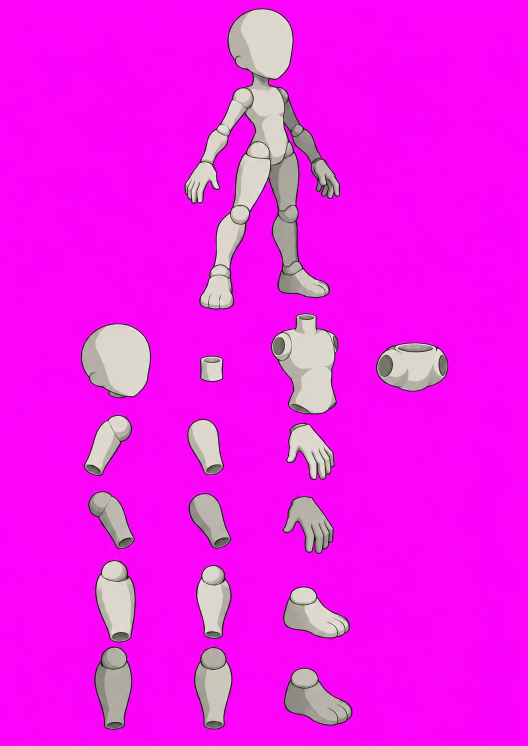
#> input picture frontend/scripts/modelos/base/dragonbones/fonte/frente.png, 1055 x 1491 px (shown at 1/2 size); its folder holds 2 pictures in this run
$ python boneco_db.py
#> lines starting #> are read from the running program, lines starting #| are printed output that depends on the picture; after the words box and inside, x2 and y2 are one past the last pixel; in counts of white or black regions, pixels touching at a corner belong together
"""
Boneco base do DragonBones a partir das folhas geradas (fundo magenta):
scripts/modelos/base/dragonbones/fonte/{frente,costas}.png.

    python3 scripts/sprites/boneco_db.py

Recorta as peças, acha as juntas (bola de cima = encaixe no pai; buraco de
baixo = onde o filho encaixa), monta o esqueleto em pé e grava
base_ske.json + base_tex.json + base_tex.png (DragonBones 5.5) e pecas/.
Além das peças do corpo, cria slots vazios para roupa, cabelo, rosto e arma:
é só pôr a imagem neles que ela segue o osso.
"""
import json, os
import cv2, numpy as np
from scipy import ndimage

RAIZ = os.path.abspath(os.path.join(os.path.dirname(__file__), '..', '..'))
PASTA = os.path.join(RAIZ, 'scripts', 'modelos', 'base', 'dragonbones')

# peça -> centro aproximado (x, y) na folha
PECAS = {
    'frente': {
        'cabeca': (232, 720), 'pescoco': (423, 738), 'tronco': (609, 728), 'quadril': (824, 734),
        'braco_perto': (216, 891), 'antebraco_perto': (411, 894), 'mao_perto': (621, 903),
        'braco_longe': (223, 1040), 'antebraco_longe': (420, 1042), 'mao_longe': (616, 1050),
        'coxa_perto': (231, 1203), 'canela_perto': (428, 1204), 'pe_perto': (633, 1225),
        'coxa_longe': (226, 1376), 'canela_longe': (426, 1377), 'pe_longe': (636, 1393),
    },
    'costas': {
        'cabeca': (236, 710), 'pescoco': (417, 725), 'tronco': (596, 726), 'quadril': (808, 724),
        'braco_perto': (228, 870), 'braco_longe': (412, 870), 'mao_perto': (598, 892),
        'antebraco_perto': (241, 1011), 'antebraco_longe': (425, 1008), 'mao_longe': (608, 1038),
        'coxa_perto': (231, 1175), 'coxa_longe': (421, 1175), 'pe_perto': (616, 1204),
        'canela_perto': (216, 1386), 'canela_longe': (424, 1386), 'pe_longe': (629, 1403),
    },
}


def alfa(img):
    b, g, r = (img[..., k].astype(int) for k in range(3))
    s = ~((r - g > 90) & (b - g > 90))
    rosa = (r - g > 30) & (b - g > 30)
    borda = s & ~ndimage.binary_erosion(s)
    s &= ~(borda & rosa)
    return s


def recortar(vista):
    img = cv2.imread(os.path.join(PASTA, 'fonte', f'{vista}.png'))
    s = alfa(img)
    lab, _ = ndimage.label(ndimage.binary_opening(s))
    out = {}
    for nome, (x, y) in PECAS[vista].items():
        k = lab[y, x]
        if k == 0:  # centro caiu num buraco: pega o rótulo mais comum em volta
            v = lab[y - 15:y + 15, x - 15:x + 15].ravel()
            k = np.bincount(v[v > 0]).argmax()
        m = ndimage.binary_fill_holes(lab == k) & s | (lab == k)
        ys, xs = np.nonzero(m)
        f = (slice(ys.min(), ys.max() + 1), slice(xs.min(), xs.max() + 1))
        rgba = np.dstack([img[f], np.where(m[f], 255, 0).astype(np.uint8)])
        if nome.startswith('canela') and vista == 'costas':
            # nas costas a canela veio grudada no pé: corta no tornozelo (linha mais fina)
            a = rgba[..., 3] > 0
            larg = a.sum(1)
            h = len(larg)
            corte = int(h * 0.55) + int(np.argmin(larg[int(h * 0.55):int(h * 0.85)]))
            rgba = rgba[:corte + 4]
        out[nome] = rgba
    return out


def cinza(r):
    return r[..., :3].mean(2)


def buracos(r, lim=125):
    """buracos (encaixes escuros) da peça: [(área, (x, y))]"""
    d = (r[..., 3] > 0) & (cinza(r) < lim)
    d = ndimage.binary_opening(d, iterations=2)
    lab, k = ndimage.label(d)
    out = []
    for i in range(1, k + 1):
        cy, cx = ndimage.center_of_mass(lab == i)
        out.append((int((lab == i).sum()), (cx, cy)))
    return sorted(out, reverse=True)


def centro_faixa(r, de, ate):
    """centro (x, y) dos pixels da peça entre as frações de altura de..ate"""
    a = r[..., 3] > 0
    h = a.shape[0]
    ys, xs = np.nonzero(a[int(h * de):max(int(h * ate), int(h * de) + 1)])
    return float(xs.mean()), float(ys.mean() + int(h * de))


def endireitar(r):
    """gira o membro para ficar em pé (eixo principal na vertical)"""
    ys, xs = np.nonzero(r[..., 3] > 0)
    c = np.cov(np.vstack([xs, ys]))
    w, v = np.linalg.eigh(c)
    ex, ey = v[:, 1]
    if ey < 0: ex, ey = -ex, -ey
    ang = np.degrees(np.arctan2(ex, ey))  # inclinação em relação à vertical
    h, l = r.shape[:2]
    d = int(np.hypot(h, l)) + 4
    M = cv2.getRotationMatrix2D((l / 2, h / 2), -ang, 1)
    M[0, 2] += (d - l) / 2; M[1, 2] += (d - h) / 2
    g = cv2.warpAffine(r, M, (d, d), flags=cv2.INTER_CUBIC, borderValue=(0, 0, 0, 0))
    ys, xs = np.nonzero(g[..., 3] > 20)
    return g[ys.min():ys.max() + 1, xs.min():xs.max() + 1]


def juntas(nome, r):
    """pontos (x, y) na imagem: 'em' = onde a peça encaixa no pai; os outros = onde os filhos encaixam"""
    a = r[..., 3] > 0
    h, l = a.shape
    if nome == 'quadril':
        bs = buracos(r)
        esq = [p for _, p in bs if p[0] < l * 0.4]
        dir_ = [p for _, p in bs if p[0] > l * 0.6]
        return {'em': (l / 2, h / 2), 'cintura': centro_faixa(r, 0, 0.18),
                'quadril_perto': esq[0] if esq else (l * 0.18, h * 0.5),
                'quadril_longe': dir_[0] if dir_ else (l * 0.82, h * 0.5)}
    if nome == 'tronco':
        bs = buracos(r)
        esq = [p for _, p in bs if p[0] < l * 0.4 and p[1] < h * 0.5]
        dir_ = [p for _, p in bs if p[0] > l * 0.6 and p[1] < h * 0.5]
        return {'em': centro_faixa(r, 0.92, 1.0), 'pescoco': centro_faixa(r, 0, 0.06),
                'ombro_perto': esq[0] if esq else (l * 0.12, h * 0.3),
                'ombro_longe': dir_[0] if dir_ else (l * 0.88, h * 0.3)}
    if nome == 'pescoco':
        # o pescoço entra no toco do tronco e a cabeça desce até o meio dele
        x, _ = centro_faixa(r, 0, 1)
        return {'em': (x, h * 0.15), 'cabeca': (x, h * 0.4)}
    if nome == 'cabeca':
        x, _ = centro_faixa(r, 0.9, 1.0)
        return {'em': (x, h * 0.97)}
    if nome.startswith('mao'):
        return {'em': centro_faixa(r, 0, 0.12)}
    if nome.startswith('pe'):
        return {'em': centro_faixa(r, 0.08, 0.22)}
    # membro em pé: bola em cima, buraco embaixo
    em = centro_faixa(r, 0, 0.02)
    em = (em[0], l * 0.42)
    bs = [p for _, p in buracos(r) if p[1] > h * 0.6]
    fim = bs[0] if bs else centro_faixa(r, 0.97, 1.0)
    return {'em': em, 'fim': fim}


# osso -> (pai, junta do pai onde encaixa)
ARVORE = {
    'quadril': (None, None),
    'tronco': ('quadril', 'cintura'),
    'pescoco': ('tronco', 'pescoco'),
    'cabeca': ('pescoco', 'cabeca'),
    'braco_perto': ('tronco', 'ombro_perto'), 'antebraco_perto': ('braco_perto', 'fim'), 'mao_perto': ('antebraco_perto', 'fim'),
    'braco_longe': ('tronco', 'ombro_longe'), 'antebraco_longe': ('braco_longe', 'fim'), 'mao_longe': ('antebraco_longe', 'fim'),
    'coxa_perto': ('quadril', 'quadril_perto'), 'canela_perto': ('coxa_perto', 'fim'), 'pe_perto': ('canela_perto', 'fim'),
    'coxa_longe': ('quadril', 'quadril_longe'), 'canela_longe': ('coxa_longe', 'fim'), 'pe_longe': ('canela_longe', 'fim'),
}
MEMBROS = ('braco', 'antebraco', 'coxa', 'canela')

# ordem de desenho (de trás para a frente); roupa logo depois da parte do corpo
ROUPA = {
    'cabeca': ['olhos', 'boca', 'cabelo_frente', 'chapeu'],
    'tronco': ['roupa_tronco', 'casaco'],
    'quadril': ['roupa_quadril', 'cinto'],
}
for lado in ('perto', 'longe'):
    ROUPA.update({f'braco_{lado}': [f'manga_{lado}'], f'antebraco_{lado}': [f'manga_baixo_{lado}'],
                  f'mao_{lado}': [f'luva_{lado}'], f'coxa_{lado}': [f'calca_{lado}'],
                  f'canela_{lado}': [f'calca_baixo_{lado}'], f'pe_{lado}': [f'bota_{lado}']})
ORDEM = ['capa_tras', 'cabelo_tras',
         'braco_longe', 'antebraco_longe', 'arma_longe', 'mao_longe',
         'coxa_longe', 'canela_longe', 'pe_longe', 'quadril',
         'coxa_perto', 'canela_perto', 'pe_perto',
         'tronco', 'pescoco', 'cabeca',
         'braco_perto', 'antebraco_perto', 'arma_perto', 'mao_perto']
# slot vazio -> osso (os que não são roupa de uma peça)
SOLTOS = {'capa_tras': 'capa', 'cabelo_tras': 'cabelo', 'arma_longe': 'mao_longe', 'arma_perto': 'mao_perto'}


# pose de montagem (graus, horário): braços um pouco abertos, joelho/cotovelo quase retos
POSE = {'braco_perto': 24, 'antebraco_perto': -10, 'braco_longe': -20, 'antebraco_longe': 8,
        'coxa_perto': 4, 'canela_perto': -3, 'coxa_longe': -4, 'canela_longe': 3}
# direção do osso no quadro da peça: membros apontam para baixo, coluna para cima
def base_osso(n):
    return -90 if n in ('quadril', 'tronco', 'pescoco', 'cabeca') else 90


def T(x, y):
    return np.array([[1, 0, x], [0, 1, y], [0, 0, 1]], float)


def R(g):
    c, s = np.cos(np.radians(g)), np.sin(np.radians(g))
    return np.array([[c, -s, 0], [s, c, 0], [0, 0, 1]], float)


def decompor(M):
    return float(M[0, 2]), float(M[1, 2]), float(np.degrees(np.arctan2(M[1, 0], M[0, 0])))


# juntas do boneco montado no topo da folha (coordenadas da folha): cada peça
# é escalada e girada para cair nelas — as peças soltas saíram mais grossas
# que o boneco de referência, então só encaixar pelos buracos dá errado
REF = {
    'frente': {
        'cabeca_base': (536, 152), 'pescoco_base': (527, 170), 'cintura': (536, 292), 'quadril_c': (542, 306),
        'ombro_perto': (487, 195), 'cotovelo_perto': (446, 262), 'pulso_perto': (412, 325),
        'ombro_longe': (566, 196), 'cotovelo_longe': (599, 259), 'pulso_longe': (635, 324),
        'anca_perto': (516, 303), 'joelho_perto': (480, 431), 'tornozelo_perto': (440, 544),
        'anca_longe': (574, 314), 'joelho_longe': (578, 426), 'tornozelo_longe': (585, 537),
        'cabeca_l': 128, 'pescoco_l': 26, 'quadril_l': 92, 'pe': 0.74,
    },
    'costas': {
        'cabeca_base': (507, 148), 'pescoco_base': (513, 163), 'cintura': (508, 282), 'quadril_c': (520, 300),
        'ombro_perto': (473, 188), 'cotovelo_perto': (442, 262), 'pulso_perto': (398, 322),
        'ombro_longe': (557, 188), 'cotovelo_longe': (586, 259), 'pulso_longe': (618, 320),
        'anca_perto': (487, 322), 'joelho_perto': (476, 425), 'tornozelo_perto': (470, 556),
        'anca_longe': (543, 324), 'joelho_longe': (576, 416), 'tornozelo_longe': (606, 538),
        'cabeca_l': 125, 'pescoco_l': 28, 'quadril_l': 94, 'pe': 0.74,
    },
}
# membro -> (junta de cima, junta de baixo) na referência
SEGMENTO = {'braco': ('ombro', 'cotovelo'), 'antebraco': ('cotovelo', 'pulso'),
            'coxa': ('anca', 'joelho'), 'canela': ('joelho', 'tornozelo')}
# nas costas o boneco olha para cima-esquerda: os pés apontam para a esquerda
ESPELHAR = {'costas': ('pe_perto', 'pe_longe')}


def mascara_ref(vista):
    img = cv2.imread(os.path.join(PASTA, 'fonte', f'{vista}.png'))
    s = alfa(img)
    s[630:] = False
    return s


def largura_ref(m, a, b):
    """largura do membro na referência, no meio do segmento a-b"""
    a, b = np.array(a, float), np.array(b, float)
    d = (b - a) / np.linalg.norm(b - a)
    n = np.array([-d[1], d[0]])
    c = (a + b) / 2
    lados = []
    for sinal in (1, -1):
        k = 0
        while k < 80:
            x, y = (c + sinal * n * (k + 1)).round().astype(int)
            if not m[y, x]:
                break
            k += 1
        lados.append(k)
    return sum(lados)


def escalar(r, sx, sy):
    h, l = r.shape[:2]
    return cv2.resize(r, (max(1, round(l * sx)), max(1, round(h * sy))), interpolation=cv2.INTER_AREA)


def afim(src, dst):
    """afim (3x3) por mínimos quadrados levando os pontos src em dst"""
    A = np.hstack([np.array(src, float), np.ones((len(src), 1))])
    X, *_ = np.linalg.lstsq(A, np.array(dst, float), rcond=None)
    M = np.eye(3)
    M[:2] = X.T
    return M


def montar(vista):
    pecas = recortar(vista)
    for n in pecas:
        if n.split('_')[0] in MEMBROS:
            pecas[n] = endireitar(pecas[n])
    for n in ESPELHAR.get(vista, ()):
        pecas[n] = pecas[n][:, ::-1].copy()
    ref = REF[vista]
    m = mascara_ref(vista)
    W = {}
    js = {}
    escala = {}
    for n in ARVORE:
        r = pecas[n]
        tipo, *lado = n.split('_')
        lado = lado[0] if lado else ''
        j = juntas(n, r)
        if tipo in MEMBROS:
            a, b = (ref[f'{k}_{lado}'] for k in SEGMENTO[tipo])
            comp_ref = np.hypot(b[0] - a[0], b[1] - a[1])
            comp = np.hypot(j['fim'][0] - j['em'][0], j['fim'][1] - j['em'][1])
            sy = comp_ref / comp
            larg = largura_ref(m, a, b) / (r.shape[1] * 0.8)
            sx = float(np.clip(larg, 0.55 * sy, 1.0 * sy))
            escala[n] = (sx, sy)
            r = escalar(r, sx, sy)
            j = juntas(n, r)
            ang = np.degrees(np.arctan2(b[1] - a[1], b[0] - a[0]) - np.arctan2(j['fim'][1] - j['em'][1], j['fim'][0] - j['em'][0]))
            W[n] = T(*a) @ R(ang) @ T(-j['em'][0], -j['em'][1])
        elif tipo in ('mao', 'pe'):
            if tipo == 'mao':
                ant = W[f'antebraco_{lado}']
                ang = np.degrees(np.arctan2(ant[1, 0], ant[0, 0]))
                s_ = sum(escala[f'antebraco_{lado}']) / 2
                ponto = ref[f'pulso_{lado}']
            else:
                ang, s_, ponto = 0, ref['pe'], ref[f'tornozelo_{lado}']
            r = escalar(r, s_, s_)
            j = juntas(n, r)
            if tipo == 'mao':
                # a mão veio desenhada torta: gira para os dedos seguirem o antebraço
                ys, xs = np.nonzero(r[..., 3] > 0)
                eixo = np.degrees(np.arctan2(ys.mean() - j['em'][1], xs.mean() - j['em'][0]))
                ang += 90 - eixo
            W[n] = T(*ponto) @ R(ang) @ T(-j['em'][0], -j['em'][1])
        elif n == 'cabeca':
            # tira o toco de baixo (fica só o pescoço separado)
            larg = (r[..., 3] > 0).sum(1)
            fim = len(larg) - 1
            while larg[fim] < larg.max() * 0.45:
                fim -= 1
            r = r[:fim + 2]
            s_ = ref['cabeca_l'] / r.shape[1]
            r = escalar(r, s_, s_)
            j = juntas(n, r)
            W[n] = T(*ref['cabeca_base']) @ T(-j['em'][0], -j['em'][1])
        elif n == 'pescoco':
            s_ = ref['pescoco_l'] / r.shape[1]
            r = escalar(r, s_, s_)
            a, b = np.array(ref['cabeca_base']), np.array(ref['pescoco_base'])
            c = (a + b) / 2
            W[n] = T(*c) @ T(-r.shape[1] / 2, -r.shape[0] / 2)
            j = {'em': (r.shape[1] / 2, r.shape[0] * 0.8), 'cabeca': (r.shape[1] / 2, r.shape[0] * 0.2)}
        elif n == 'quadril':
            s_ = ref['quadril_l'] / r.shape[1]
            r = escalar(r, s_, s_)
            j = juntas(n, r)
            W[n] = T(*ref['cintura']) @ T(-j['cintura'][0], -j['cintura'][1])
        elif n == 'tronco':
            src = [j['pescoco'], j['ombro_perto'], j['ombro_longe'], j['em']]
            dst = [ref['pescoco_base'], ref['ombro_perto'], ref['ombro_longe'], ref['cintura']]
            M = afim(src, dst)
            # assa a parte linear na imagem (sem girar o osso)
            L = M.copy(); L[:2, 2] = 0
            h, l = r.shape[:2]
            cantos = np.array([L @ [x, y, 1] for x in (0, l) for y in (0, h)])[:, :2]
            lo, hi = cantos.min(0), cantos.max(0)
            Lt = T(-lo[0], -lo[1]) @ L
            r = cv2.warpAffine(r, Lt[:2], (int(np.ceil(hi[0] - lo[0])), int(np.ceil(hi[1] - lo[1]))), flags=cv2.INTER_AREA, borderValue=(0, 0, 0, 0))
            j = {k: tuple((Lt @ [x, y, 1])[:2]) for k, (x, y) in j.items()}
            W[n] = M @ np.linalg.inv(Lt)
        pecas[n] = r
        js[n] = j
    # chão em y = 0, quadril em x = 0
    fundo = max((W[n] @ [x, y, 1])[1] for n, r in pecas.items() for x, y in ((0, r.shape[0]), (r.shape[1], r.shape[0])))
    meio = (W['quadril'] @ [*js['quadril']['em'], 1])[0]
    for n in W:
        W[n] = T(-meio, -fundo) @ W[n]
    return pecas, js, W


# [15 lines left out: function previa, not called in this run]


def projeto():
    """grava base_ske.json, base_tex.json, base_tex.png e pecas/"""
    import shutil
    shutil.rmtree(os.path.join(PASTA, 'pecas'), ignore_errors=True)
    texturas = {}
    arms = []
    for vista in ('frente', 'costas'):
        pecas, js, W = montar(vista)
#> in recortar, img is the input picture: shape (1491, 1055, 3); mean B, G, R 237.3, 26.4, 240.8
#> in alfa, `b, g, r = (img[..., k].astype(int) for k in range(3))`:
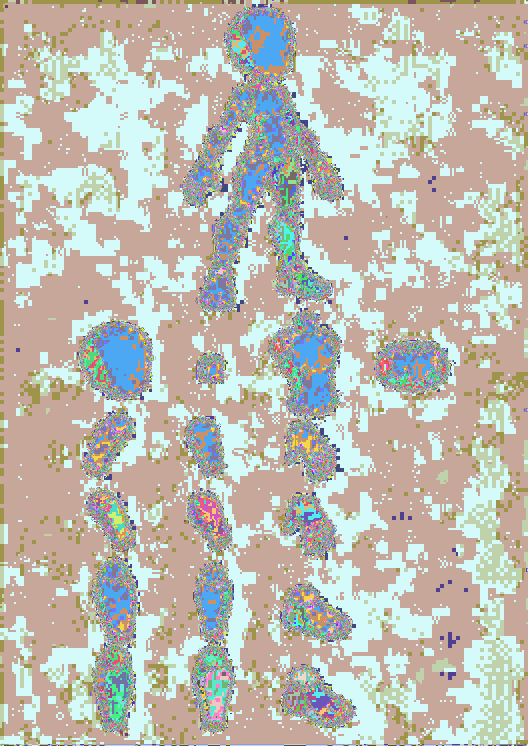
#> b: shape (1491, 1055) int64 (shown at 1/2 size); 256 distinct labels, from 0 to 255; one colour per label, 0 black
#> in alfa, `b, g, r = (img[..., k].astype(int) for k in range(3))`:
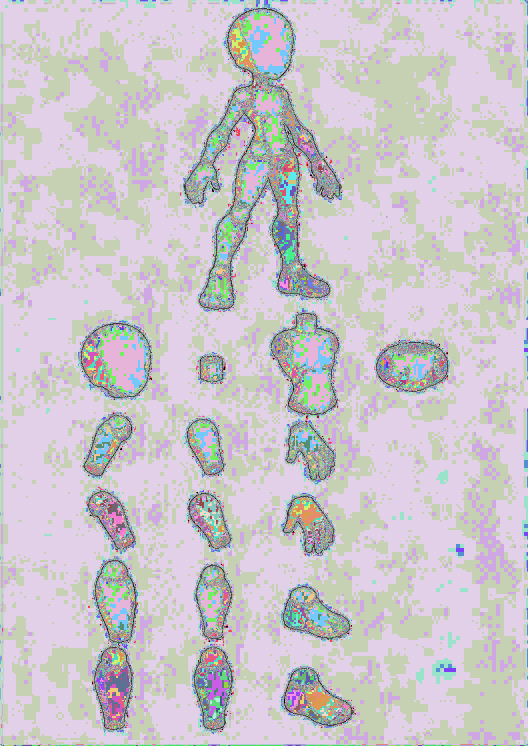
#> g: shape (1491, 1055) int64 (shown at 1/2 size); 254 distinct labels, from 0 to 255; one colour per label, 0 black
#> in alfa, `b, g, r = (img[..., k].astype(int) for k in range(3))`:
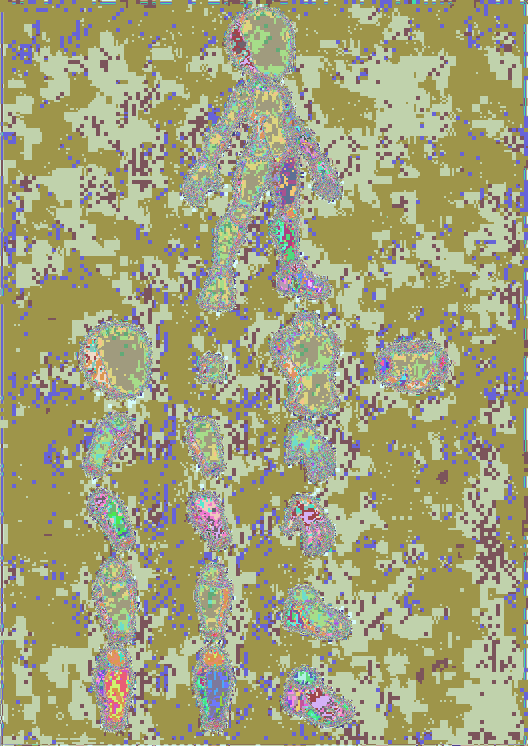
#> r: shape (1491, 1055) int64 (shown at 1/2 size); 256 distinct labels, from 0 to 255; one colour per label, 0 black
#> in recortar, `lab, _ = ndimage.label(ndimage.binary_opening(s))`:
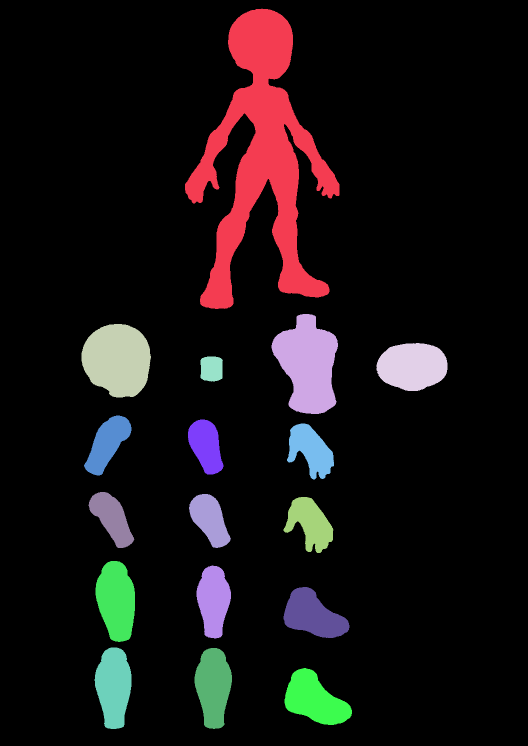
#> lab: shape (1491, 1055) int32 (shown at 1/2 size); 18 distinct labels, from 0 to 17; one colour per label, 0 black
#> the loop in recortar, `for nome, (x, y) in PECAS[vista].items():` made 16 passes
#> pass 1, in recortar, `rgba = np.dstack([img[f], np.where(m[f], 255, 0).astype(np.uint8)])`:
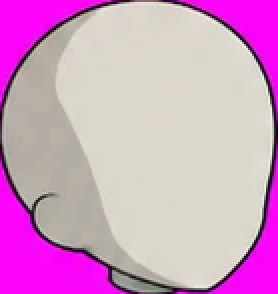
#> rgba: shape (147, 139, 4) (shown 2 times larger); mean B, G, R, A 198.3, 156.1, 210.1, 198.4
#> after the loop in recortar, `for nome, (x, y) in PECAS[vista].items():`:
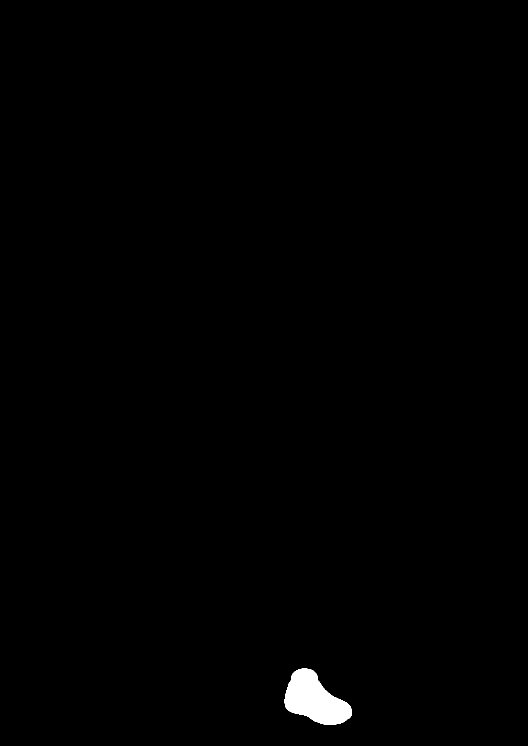
#> m: shape (1491, 1055) bool (shown at 1/2 size); 0.58% white; 1 white region, box (x1, y1, x2, y2) and area: (569, 1336, 704, 1450) 9175
#> after the loop in recortar, `for nome, (x, y) in PECAS[vista].items():`: out = 16 items
#> the loop in montar, `for n in pecas:` made 16 passes
#> n on passes 1, 2, 3, 4, 7, 10, 13, 16: 'cabeca', 'pescoco', 'tronco', 'quadril', 'mao_perto', 'mao_longe', 'pe_perto', 'pe_longe'
#> the loop in montar, `for n in ARVORE:` made 16 passes
#> (comp, sy, larg, sx) on pass 8: (88.75, 0.801, 1.77, 0.801)
#> pass 1, in buracos, `d = (r[..., 3] > 0) & (cinza(r) < lim)`:
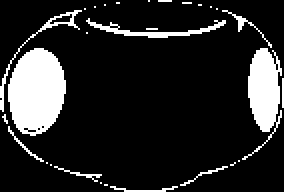
#> d: shape (96, 142) bool (shown 2 times larger); 15.1% white; 29 white regions (20 under 20 px), largest, box (x1, y1, x2, y2) and area: (4, 24, 33, 68) 962, (121, 24, 141, 80) 558, (43, 9, 113, 19) 173
#> after the loop in montar, `for n in ARVORE:`: escala = {'braco_perto': (0.615, 0.818), 'antebraco_perto': (0.615, 0.949), 'braco_longe': (0.801, 0.801), 'antebraco_longe': (0.566, 0.949), 'coxa_perto': (0.891, 1.12), 'canela_perto': (0.804, 1.11), 'coxa_longe': (0.867, 0.91), 'canela_longe': (0.707, 0.923)}; js = 16 items
#> in montar, `fundo = max((W[n] @ [x, y, 1])[1] for n, r in pecas.items() for x, y i..`: fundo = 609.3
#> (the rest of the program and of its run is left out)
